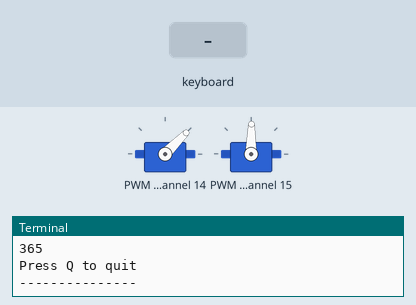
This program was run on a simulated Raspberry Pi (BCM pin numbers). On the bench: 2 × servo, the last lines printed to the terminal. The test bench sets the inputs (shaded band). Servo angles are drawn from the pulse width (0.5 ms = 0°, 2.5 ms = 180°).

Above: at 1.2 s.
1.3 s: key "0" typed on the keyboard
At 2.5 s:
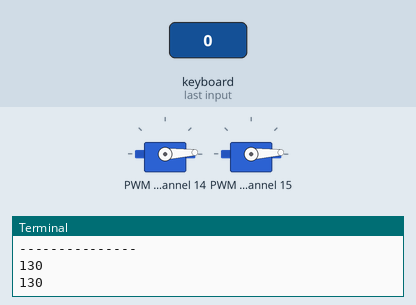
2.8 s: key "5" typed on the keyboard
At 3.8 s:
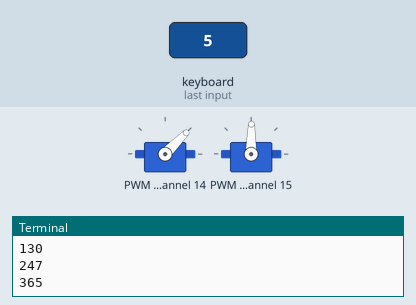
4.3 s: key "2" typed on the keyboard
At 5.0 s:
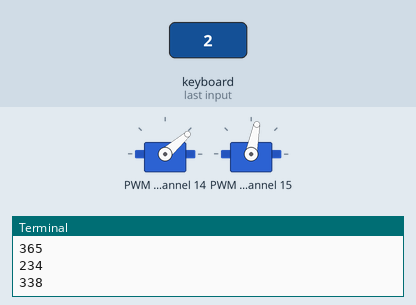
5.8 s: key "2" typed on the keyboard
At 6.1 s:
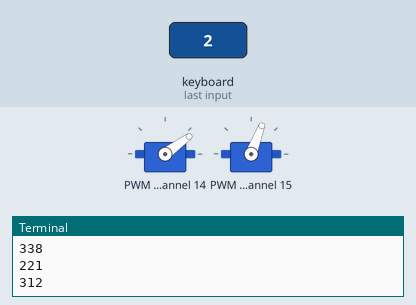
7.3 s: key "8" typed on the keyboard
At 8.5 s:
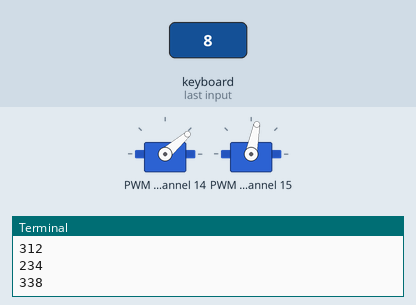
Timing chart, 0 to 9.8 s (numbered marks = the images above; inputs shaded):
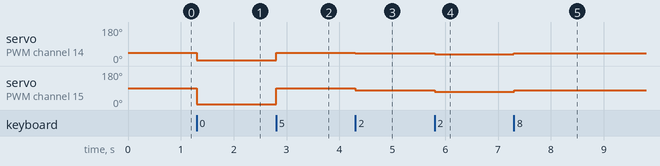

Measured:
- after the input at 1.3 s, servo on PWM channel 14: 45° → 3° at once; servo on PWM channel 15: 89° → 3° at once
- after the input at 2.8 s, servo on PWM channel 14: 3° → 45° at once; servo on PWM channel 15: 3° → 89° at once
- after the input at 4.3 s, servo on PWM channel 14: 45° → 41° at once; servo on PWM channel 15: 89° → 79° at once
- after the input at 5.8 s, servo on PWM channel 14: 41° → 36° at once; servo on PWM channel 15: 79° → 69° at once
- after the input at 7.3 s, servo on PWM channel 14: 36° → 41° at once; servo on PWM channel 15: 69° → 79° at once

The program:

t3.py
```python
import Adafruit_PCA9685, time, readchar
pwm = Adafruit_PCA9685.PCA9685()
servo_min = 130
servo_max = 600
pwm.set_pwm_freq(60)
def pwmWrite(channel, pulse): # channel:0~15 pulse:0~180
	var = int(pulse / 180 * (servo_max - servo_min) + servo_min)
	pwm.set_pwm(channel, 0, var)
	print(var)
def pwmSet(angle):
	pwmWrite(14, angle[0])
	pwmWrite(15, angle[1])
try:
	motor_angle = [45, 90]
	pwmWrite(14, motor_angle[0])
	pwmWrite(15, motor_angle[1])
	print('Press Q to quit')
	print('---------------')
	while True:
		getch = readchar.readchar()
		if getch == 'q': break # 按 Q 跳出程式
		elif getch == '0':
			motor_angle = [0, 0]
			pwmSet(motor_angle)
		elif getch == '5':
			motor_angle = [45, 90]
			pwmSet(motor_angle)
		elif getch == '8':
			motor_angle[0] = motor_angle[0] + 5
			motor_angle[1] = motor_angle[1] + 10
			pwmSet(motor_angle)
		elif getch == '2':
			motor_angle[0] = motor_angle[0] - 5
			motor_angle[1] = motor_angle[1] - 10
			pwmSet(motor_angle)
except KeyboardInterrupt:
	print('關閉程式')
finally:
	motor_angle = [0, 0]
	pwmSet(motor_angle)
	print('---------------')
	print('Stop program')
```
